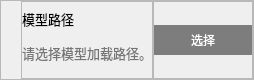
            <widget class="QFrame" name="frame_16">
             <property name="minimumSize">
              <size>
               <width>0</width>
               <height>80</height>
              </size>
             </property>
             <property name="maximumSize">
              <size>
               <width>16777215</width>
               <height>80</height>
              </size>
             </property>
             <property name="font">
              <font>
               <pointsize>10</pointsize>
              </font>
             </property>
             <property name="frameShape">
              <enum>QFrame::StyledPanel</enum>
             </property>
             <property name="frameShadow">
              <enum>QFrame::Raised</enum>
             </property>
             <layout class="QHBoxLayout" name="horizontalLayout_14">
              <property name="spacing">
               <number>0</number>
              </property>
              <property name="leftMargin">
               <number>20</number>
              </property>
              <property name="topMargin">
               <number>0</number>
              </property>
              <property name="rightMargin">
               <number>0</number>
              </property>
              <property name="bottomMargin">
               <number>0</number>
              </property>
              <item>
               <widget class="QFrame" name="frame_17">
                <property name="font">
                 <font>
                  <pointsize>10</pointsize>
                 </font>
                </property>
                <property name="frameShape">
                 <enum>QFrame::StyledPanel</enum>
                </property>
                <property name="frameShadow">
                 <enum>QFrame::Raised</enum>
                </property>
                <layout class="QVBoxLayout" name="verticalLayout_12">
                 <property name="spacing">
                  <number>0</number>
                 </property>
                 <property name="leftMargin">
                  <number>0</number>
                 </property>
                 <property name="topMargin">
                  <number>0</number>
                 </property>
                 <property name="rightMargin">
                  <number>0</number>
                 </property>
                 <item>
                  <widget class="QLabel" name="label_14">
                   <property name="font">
                    <font>
                     <family>微软雅黑</family>
                     <pointsize>10</pointsize>
                    </font>
                   </property>
                   <property name="text">
                    <string>模型路径</string>
                   </property>
                  </widget>
                 </item>
                 <item>
                  <widget class="QLabel" name="model_path">
                   <property name="font">
                    <font>
                     <family>微软雅黑</family>
                     <pointsize>10</pointsize>
                    </font>
                   </property>
                   <property name="styleSheet">
                    <string notr="true">color: rgb(118, 118, 118);</string>
                   </property>
                   <property name="text">
                    <string>请选择模型加载路径。</string>
                   </property>
                   <property name="wordWrap">
                    <bool>true</bool>
                   </property>
                  </widget>
                 </item>
                </layout>
               </widget>
              </item>
              <item>
               <widget class="QFrame" name="frame_18">
                <property name="minimumSize">
                 <size>
                  <width>100</width>
                  <height>0</height>
                 </size>
                </property>
                <property name="maximumSize">
                 <size>
                  <width>80</width>
                  <height>16777215</height>
                 </size>
                </property>
                <property name="font">
                 <font>
                  <pointsize>10</pointsize>
                 </font>
                </property>
                <property name="frameShape">
                 <enum>QFrame::StyledPanel</enum>
                </property>
                <property name="frameShadow">
                 <enum>QFrame::Raised</enum>
                </property>
                <layout class="QHBoxLayout" name="horizontalLayout_15">
                 <property name="spacing">
                  <number>0</number>
                 </property>
                 <property name="leftMargin">
                  <number>0</number>
                 </property>
                 <property name="topMargin">
                  <number>0</number>
                 </property>
                 <property name="rightMargin">
                  <number>0</number>
                 </property>
                 <property name="bottomMargin">
                  <number>0</number>
                 </property>
                 <item>
                  <widget class="QPushButton" name="select_model_path">
                   <property name="minimumSize">
                    <size>
                     <width>0</width>
                     <height>30</height>
                    </size>
                   </property>
                   <property name="font">
                    <font>
                     <family>微软雅黑</family>
                     <pointsize>9</pointsize>
                     <weight>50</weight>
                     <italic>false</italic>
                     <bold>false</bold>
                    </font>
                   </property>
                   <property name="styleSheet">
                    <string notr="true">QPushButton{
	font: 9pt &quot;微软雅黑&quot;;
	background-color: rgb(125, 125, 125);
	color: rgb(255, 255, 255);
	border:none;
	height:25px;
}
QPushButton:hover{
	font: 9pt &quot;微软雅黑&quot;;
	background-color: rgb(111, 111, 111);
	color: rgb(255, 255, 255);
	height:25px;
}
QPushButton:pressed{
	font: 9pt &quot;微软雅黑&quot;;
	background-color: rgb(86, 86, 86);
	color: rgb(255, 255, 255);
	height:25px;
}</string>
                   </property>
                   <property name="text">
                    <string>选择</string>
                   </property>
                  </widget>
                 </item>
                </layout>
               </widget>
              </item>
             </layout>
            </widget>
